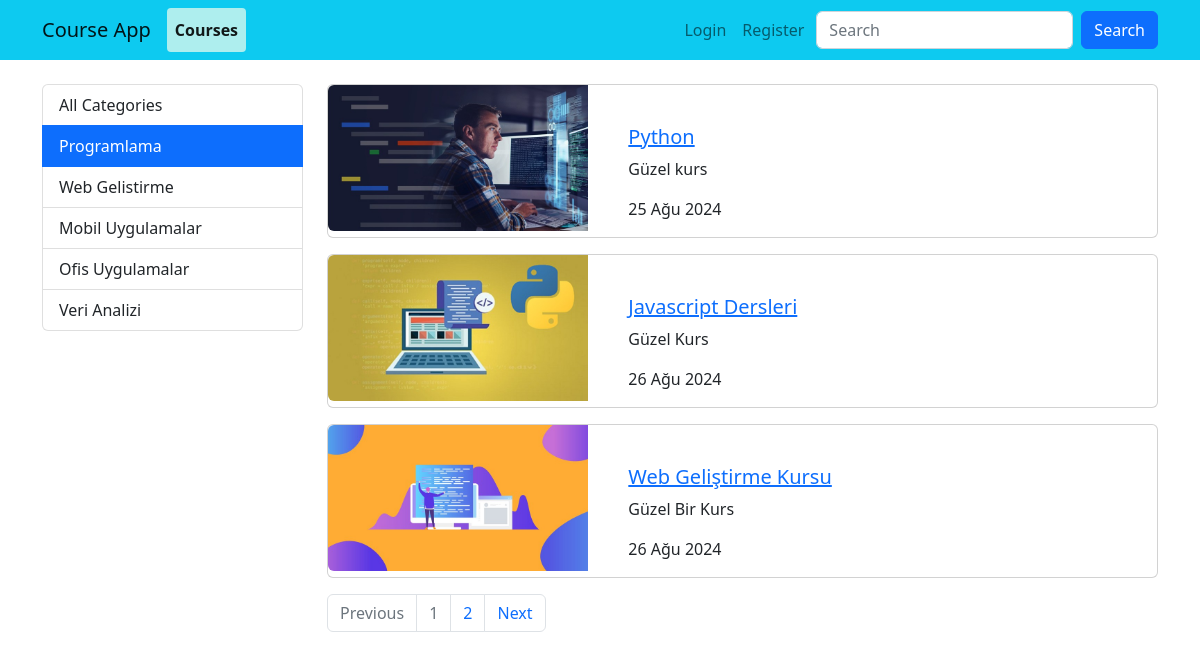
/courses/category/programlama, run on the app's committed database.
### courses/models.py (models this page shows, shortened)
class Category(models.Model):
    name = models.CharField(max_length=40)
    slug = models.SlugField(null=False,default="",unique=True, db_index=True,blank=True,editable=True)

class Course(models.Model):
    title = models.CharField(max_length=50)
    description =models.TextField()
    image = models.ImageField(upload_to="images",default="")
    date = models.DateField(auto_now_add=True)
    isActive = models.BooleanField(default=False)
    isHome = models.BooleanField(default=False)
    slug = models.SlugField(null=False,default="",unique=True, db_index=True,blank=True,editable=False)
    categories = models.ManyToManyField(Category,related_name="kurslar",blank=True)

### courses/views.py (the view)
# urls.py: path("category/<slug:slug>",views.getCoursesByCategoryName, name="courses_by_category"),
def getCoursesByCategoryName(request,slug):
    courses = Course.objects.filter(isActive=True, categories__slug = slug).order_by("date")
    category = Category.objects.all()
    paginator = Paginator(courses,3) # her sayfada 3 tane kurs gözüksün
    page = request.GET.get('page',1)
    page_obj = paginator.page(page)
    print(paginator.page_range)
    print("bu kadar sayfaya sığdı ", paginator.num_pages)# kaç sayfaya sığdı
    print("kaç tane kurs kaydı var ", paginator.count) #kaç sayfa olduğunu söyler
    print(page_obj.number)
    return render(request, "courses/list.html",{
        "page_obj":page_obj,
        "categories":category,
        "selected_category":slug
    })

### courses/templates/courses/list.html (shortened to what this page needs)
{% extends "layout.html" %}
{% load static %}
{% block css_files %}
    <link rel="stylesheet" href="{% static "/courses/css/style.css" %}">
{% endblock css_files %}
{% block content %}
    <div class="container">
        <div class="row mt-4">
            <div class="col-3">
                {% include "courses/partials/_categories.html" %}
            </div>
            <div class="col-9" >
                {% if page_obj.object_list|length == 0 %}
                    <div class="alert alert-warning">
                        No courses registered in this category
                    </div>
                {% else %}
                    {% for course in page_obj.object_list  %}
                        {% include "courses/partials/_course-card.html" %}
                    {% endfor %}
                {% endif %}
                {% include "courses/partials/_pagination.html" %}
            </div>
        </div>
    </div>
{% endblock content %}

### courses/templates/courses/partials/_categories.html
<div class="list-group">
    <a href="{% url "courses" %}" class="list-group-item list-group-item-action">All Categories</a>
    {% for category in categories %}
        <a href="{% url 'courses_by_category' category.slug %}" class="list-group-item list-group-item-action {% if category.slug == selected_category %}active{% endif %}">{{category.name |title}}</a>
    {% endfor %}
</div>

### courses/templates/courses/partials/_course-card.html
{% load static %}
<div class="card mb-3">
    <div class="row">
        <div class="col-4">
            <img class="img-fluid rounded-start" src="{{course.image.url}}" alt="{{course.title}}">
        </div>
        <div class="col-8 mt-4">
            <div class="card-body">
                <a href="{% url "course_detail" course.slug %}">
                    <h5 class="card-title">{{course.title | title}}</h5>
                </a>
                <p class="card-text">{{course.description | capfirst | truncatechars:20}}</p>
                <span>{{course.date | date:"SHORT_DATE_FORMAT" }}</span>
            </div>
        </div>
    </div>
</div>

### data on the page
Category: name "Programlama"
Category: name "Web Gelistirme"
Category: name "Mobil Uygulamalar"
Category: name "Ofis Uygulamalar"
Category: name "Veri Analizi"
Course: image (picture), title "Python", description "Güzel kurs", date "25 Ağu 2024"
Course: image (picture), title "Javascript Dersleri", description "Güzel Kurs", date "26 Ağu 2024"
Course: image (picture), title "Web Geliştirme Kursu", description "Güzel Bir Kurs", date "26 Ağu 2024"

### other printed values
{{ page }} "1"
{{ page }} "2"
